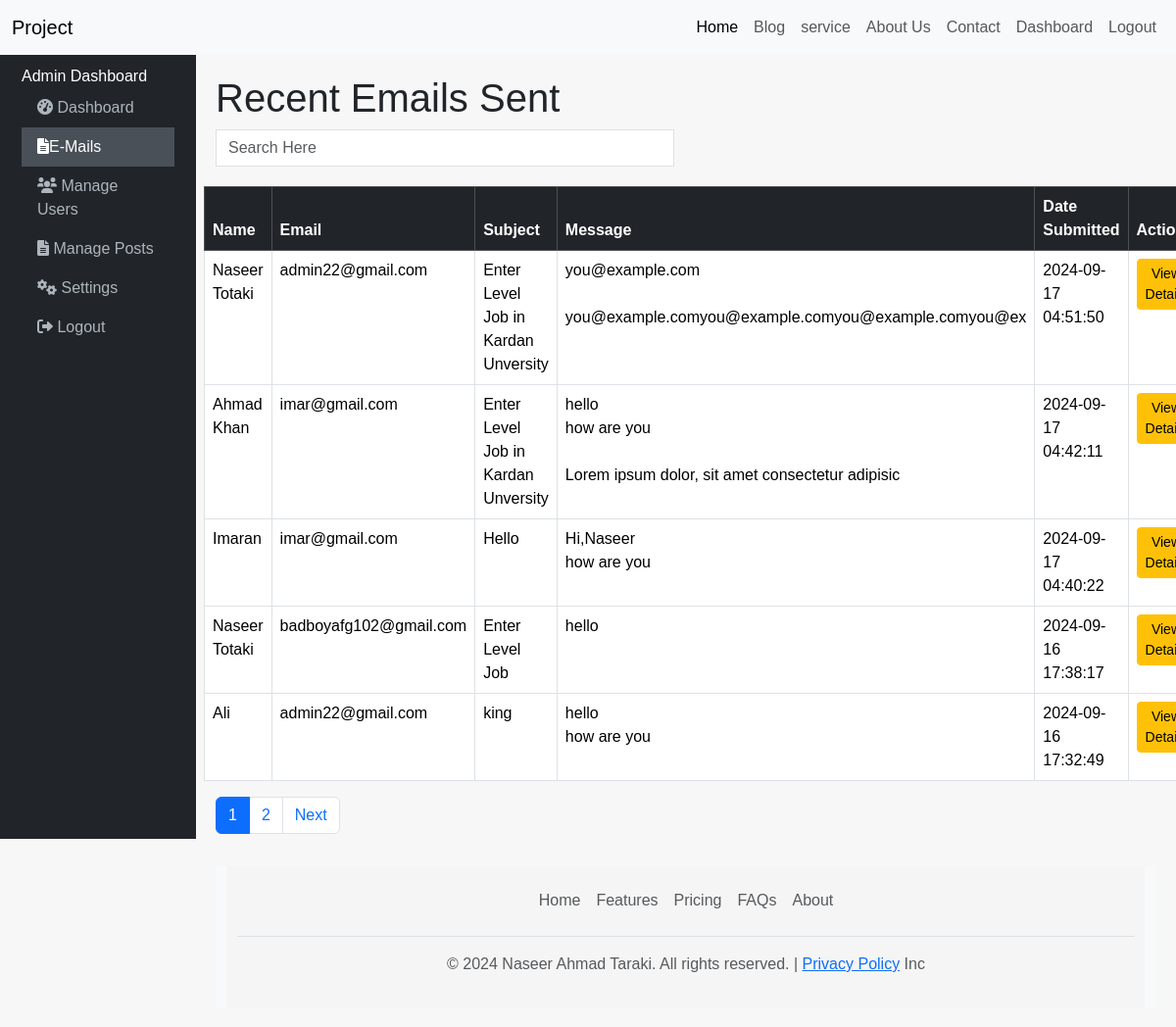
The page /view_emails.php (signed in) on the database its author committed.
### tables this page shows
CREATE TABLE `contact_form_submissions` (
  `id` int(11) NOT NULL,
  `name` varchar(255) NOT NULL,
  `email` varchar(255) NOT NULL,
  `subject` varchar(255) NOT NULL,
  `message` text NOT NULL,
  `submitted_at` timestamp NOT NULL DEFAULT current_timestamp(),
  `is_seen` tinyint(1) DEFAULT 0
);

### view_emails.php (the view, shortened to what this page needs)
<?php
include("conn.php");
include('navbar.php');
if(!isset($_SESSION["user_name"])){
    header("location:log.php");
    exit();
    }else {
$emails_per_page = 5;
if (isset($_GET['page']) && is_numeric($_GET['page'])) {
    $current_page = (int) $_GET['page'];
} else {
    $current_page = 1;
}
$search = '';
$offset = ($current_page - 1) * $emails_per_page;
$search_sql = '';
$total_email_query = "SELECT COUNT(*) as total FROM contact_form_submissions $search_sql";
$stmt = $conn->prepare($total_email_query);
$stmt->execute();
$total_email_result = $stmt->get_result();
$total_email_row = $total_email_result->fetch_assoc();
$total_email = $total_email_row['total'];
$total_pages = ceil($total_email / $emails_per_page);
$sql = "SELECT id, name, email, subject, message,submitted_at
        FROM contact_form_submissions
        $search_sql
        ORDER BY id DESC
        LIMIT $emails_per_page OFFSET $offset";
$stmt = $conn->prepare($sql);
$stmt->execute();
$result = $stmt->get_result();
?>
<div class="container-fluid">
        <div class="row">
<nav class="col-lg-2 sidebar bg-dark">
                <div class="container-fluid" style="padding: 10px;">
                    <a class="navbar-brand text-white" href="#">Admin Dashboard</a>
                    <ul class="nav flex-column">
                        <li class="nav-item">
                            <a class="nav-link" href="dashboard.php"><i class="fas fa-tachometer-alt"></i> Dashboard</a>
                        </li>
                        <li class="nav-item">
                            <a class="nav-link active" href="view_emails.php"><i class="fas fa-file-alt"></i>E-Mails</a>
                        </li>
                        <li class="nav-item">
                            <a class="nav-link " href="manage_users.php"><i class="fas fa-users"></i> Manage Users</a>
                        </li>
                        <li class="nav-item">
                            <a class="nav-link" href="manage_post.php"><i class="fas fa-file-alt"></i> Manage Posts</a>
                        </li>
                        <li class="nav-item">
                            <a class="nav-link" href="settings.php"><i class="fas fa-cogs"></i> Settings</a>
                        </li>
                        <li class="nav-item">
                            <a class="nav-link" href="logout.php"><i class="fas fa-sign-out-alt"></i> Logout</a>
                        </li>
                    </ul>
                </div>
            </nav>
<div <div class="container table-container col-lg-10 content">
    <h1>Recent Emails Sent</h1>
            <div class="row search-bar mb-3">
                <div class="col-md-6">
                    <form action="" method="GET">
                        <input type="text" name="search" class="form-control" placeholder="Search Here" value="">
                    </form>
                </div>
                <div class="col-md-6 text-end">
            </div>
    <?php if ($result->num_rows > 0): ?>
        <table class="table table-bordered table-hover">
            <thead class="table-dark">
                <tr>
                    <th>Name</th>
                    <th>Email</th>
                    <th>Subject</th>
                    <th>Message</th>
                    <th>Date Submitted</th>
                    <th>Actions</th>
                </tr>
            </thead>
            <tbody>
                <?php while ($row = $result->fetch_assoc()): ?>
                    <tr>
                        <td><?php echo htmlspecialchars($row['name']); ?></td>
                        <td><?php echo htmlspecialchars($row['email']); ?></td>
                        <td><?php echo htmlspecialchars($row['subject']); ?></td>
                        <td><?php echo nl2br(htmlspecialchars(substr($row['message'],0,70))); ?></td>
                        <td><?php echo htmlspecialchars($row['submitted_at']); ?></td>
                        <td><a href="view_email_details.php?id=<?php echo $row['id']; ?>" class="btn btn-warning btn-sm">View Details</a></td>
                    </tr>
                <?php endwhile; ?>
            </tbody>
        </table>
    <?php else: ?>
        <p>No emails have been sent recently.</p>
    <?php endif; ?>
                <nav class="pagination_nav2">
                <ul class="pagination">
                    <?php
                    for ($i = 1; $i <= $total_pages; $i++) {
                        if ($i == $current_page) {
                            echo '<li class="page-item active"><span class="page-link">' . $i . '</span></li>';
                        } else {
                            echo '<li class="page-item"><a class="page-link" href="?page=' . $i . '&search=' . urlencode($search) . '">' . $i . '</a></li>';
                        }
                    }
                    if ($current_page < $total_pages) {
                        echo '<li class="page-item"><a class="page-link" href="?page=' . ($current_page + 1) . '&search=' . urlencode($search) . '">Next</a></li>';
                    }
                    ?>
                </ul>
            </nav>
</div>
<?php
include('footer.php');
?>
</body>
</html>
<?php } ?>

### css/style.css (style rules this page uses)
* { margin: 0px; padding: 0px; box-sizing: border-box; }
body { background-color: #f7f7f7; font-family: Arial, sans-serif; }
.form-control { border-radius: 0; }
.form-control { margin-bottom: 20px; }
.sidebar { height: 100vh; background-color: #343a40; color: #fff; }
.sidebar .nav-link { color: #adb5bd; }
.sidebar .nav-link.active { color: #fff; background-color: #495057; }
.content { padding: 20px; }

### rows shown on the page
contact_form_submissions: name "Naseer Totaki", email "admin22@gmail.com", subject "Enter Level Job in Kardan Unversity", message "you@example.com you@example.comyou@example.comyou@example.comyou@ex", submitted_at "2024-09-17 04:51:50"
contact_form_submissions: name "Ahmad Khan", email "imar@gmail.com", subject "Enter Level Job in Kardan Unversity", message "hello how are you Lorem ipsum dolor, sit amet consectetur adipisic", submitted_at "2024-09-17 04:42:11"
contact_form_submissions: name "Imaran", email "imar@gmail.com", subject "Hello", message "Hi,Naseer how are you", submitted_at "2024-09-17 04:40:22"
contact_form_submissions: name "Naseer Totaki", email "badboyafg102@gmail.com", subject "Enter Level Job", message "hello", submitted_at "2024-09-16 17:38:17"
contact_form_submissions: name "Ali", email "admin22@gmail.com", subject "king", message "hello how are you", submitted_at "2024-09-16 17:32:49"
